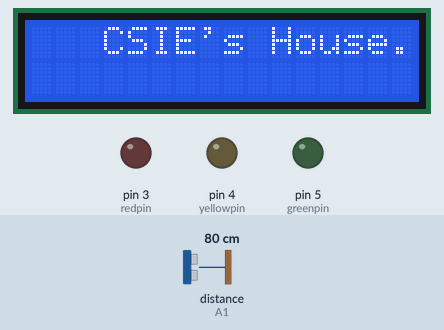
Simulated run of this sketch. Board: Arduino Leonardo, built with avr-gcc and run on an emulated ATmega32U4. Shown: 16×2 character LCD, output pins drawn as LEDs (lit = HIGH). Wiring (inferred from the names in the program): ultrasonic range finder: trigger A0; echo A1. The test bench sets the inputs (shaded band); at power-on: distance to the obstacle (sensor on A1) 80 cm. The echo pulse lasts 58.3 µs per cm; WiFi joins after 1.5 s; servers stay silent unless stated; pins used as bus, display or sensor lines are not drawn.

Above: at 4.6 s.
4.7 s: distance to the obstacle (sensor on A1) set to 7 cm
7.2 s: distance to the obstacle (sensor on A1) set to 4 cm
At 10.2 s:
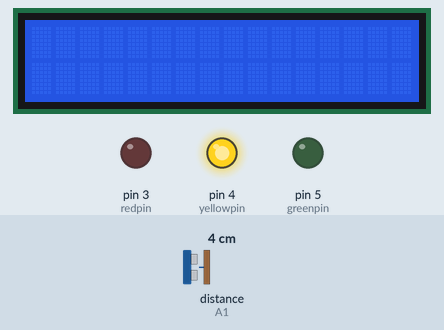
Timing chart, 0 to 11.7 s (numbered marks = the images above; inputs shaded):
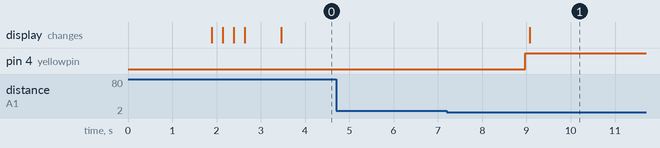

The sketch:

final_project.ino
```cpp
#include <Wire.h>
#include <LiquidCrystal_I2C.h>
//#include <NewPing.h>
#include <Keypad.h>
#include <Buzzer.h>
#include <String.h>

#define BLYNK_PRINT Serial
#include <ESP8266_Lib.h>
#include <Blynk.h>
#include <ESP8266WiFi.h>
#include <BlynkSimpleEsp8266.h>
#include<SoftwareSerial.h>

char auth[] = "";
char ssid[] = "";
char pass[] = "";

#define EspSerial Serial1
SoftwareSerial EspSerial(2, 3); // RX, TX

#define ESP8266_BAUD 9600
ESP8266 wifi(&EspSerial);

LiquidCrystal_I2C lcd(0x27,20,4);

#define TRIGGER_PIN  A4
#define ECHO_PIN  A5
#define MAX_DISTANCE 200

#define redpin 3
#define yellowpin 4
#define greenpin 5

//NewPing sonar(TRIGGER_PIN, ECHO_PIN, MAX_DISTANCE);

int trigPin = A0;
int echoPin = A1;
unsigned long duration, cm, pingcm;

const byte ROWS = 4;
const byte COLS = 4;
char hexaKeys[ROWS][COLS] = {
  {'1','4','7','*'},
  {'2','5','8','0'},
  {'3','6','9','#'},
  {'A','B','C','D'}
};
byte rowPins[ROWS] = {9, 8, 7, 6}; //connect to the row pinouts of the keypad
byte colPins[COLS] = {13, 12, 11, 10}; //connect to the column pinouts of the keypad

Keypad keypad = Keypad( makeKeymap(hexaKeys), rowPins, colPins, ROWS, COLS);
Buzzer buzzer(2);

int Time=500,limit=5000;
String password="1111";

void lcdInit(){
  lcd.begin(16,2);
  for(int i=0; i<2; i++){
    lcd.backlight();
    delay(250);
    lcd.noBacklight();
    delay(250);
  }
}

void setup(){
  Serial.begin(9600);
  delay(10);
  EspSerial.begin(ESP8266_BAUD);
  delay(10);
  Blynk.begin(auth, wifi, ssid, pass);
  pinMode(redpin, OUTPUT);
  pinMode(yellowpin, OUTPUT);
  pinMode(greenpin, OUTPUT);

  lcdInit();
  delay(500);
  lcd.init();   //initialize the lcd
  lcd.backlight();    // Print a message to the LCD
  lcd.setCursor(3,0);
  lcd.print("CSIE's House.");
}

void loop(){
  Blynk.run();
  digitalWrite(yellowpin,0);
  digitalWrite(redpin,0);
  digitalWrite(greenpin,0);
  delay(500);
  distance();
  Blynk.virtualWrite(V1,(int)cm);
  delay(500);
  //pingSR04();
  if(cm < 5){
    digitalWrite(yellowpin,1);
    Blynk.virtualWrite(V2,"someone closed");
    lcd.print("Enter the password: ");
    readkey();
  }
 delay(500);
}

void distance(){
   pinMode(trigPin, OUTPUT);
   digitalWrite(trigPin, LOW);
   delayMicroseconds(2);
   digitalWrite(trigPin, HIGH);
   delayMicroseconds(10);
   digitalWrite(trigPin, LOW);
   pinMode(echoPin, INPUT);
   duration = pulseIn(echoPin, HIGH);
   cm = duration /29/2;
}

/*void pingSR04(){
  Serial.print("Ping: ");
  pingcm = sonar.ping_cm();
  Serial.print(pingcm);
  Serial.println("cm");
}*/

void readkey(){
  String guess="";
  char key=0;
  lcd.setCursor(0,3);
  while(key!='#'){
    key = keypad.getKey();
    lcd.print(key);
    guess += key;
  }
  if(guess==password){
    digitalWrite(yellowpin,0);
    digitalWrite(greenpin,1);
    lcd.clear();
    lcd.setCursor(0,0);
    lcd.print("Welcome home~~");
    Blynk.virtualWrite(V2,"safe,welcome!");
    delay(500);
  }
  else{
    lcd.clear();
    lcd.setCursor(0,0);
    lcd.print("Wrong password.");
    digitalWrite(yellowpin,0);
    digitalWrite(redpin,1);
    delay(200);
    Blynk.virtualWrite(V2,"warning!!there is a thief");
    lcd.clear();
    lcd.print("!!Warning!!");
    for(int i=1;i<4;i++){
      buzzer.sound(998,Time);
      delay(200);
    }
  }
}
```

Measured:
- the behaviour switches between 6 and 5 cm on distance to the obstacle (sensor on A1) (found by bisection; images 0 and 1)
- after the input at 4.7 s, every drawn part: stays the same
- after the input at 7.2 s, pin 4 (yellowpin): LOW → HIGH after 1.8 s; the display: changes after 1.9 s (image 1)
